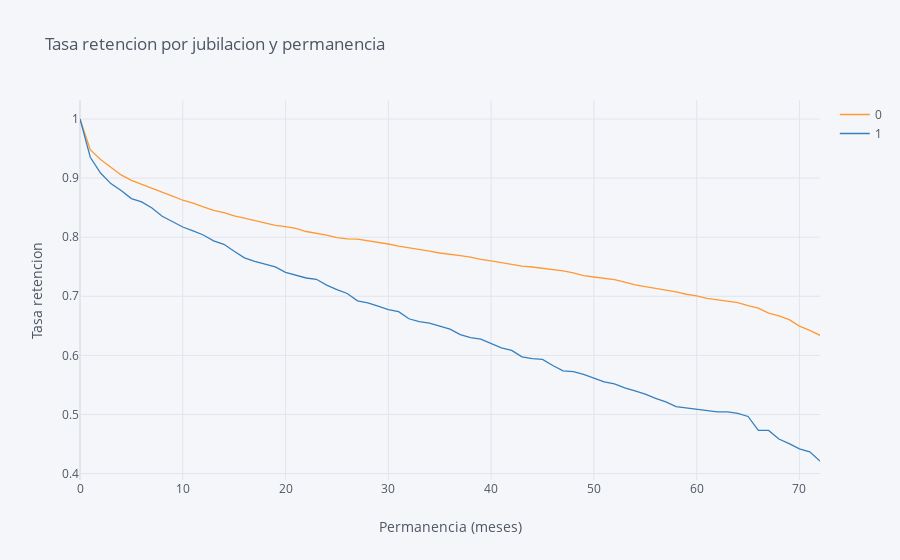

Write notebook code for a chart like this one.
### Code cell
rates=survival(data, 'SeniorCitizen', 'tenure', 'ChurnBinary')
rates.iplot(kind='line', xTitle='Permanencia (meses)', 
            yTitle='Tasa retencion', title='Tasa retencion por jubilacion y permanencia')

### Figure 1 — Plotly figure (JSON) as saved in the notebook; plotly's stock layout.template omitted (floating-point values rounded to 4 significant figures)
{"data": [{"line": {"color": "rgba(255, 153, 51, 1.0)", "dash": "solid", "shape": "linear", "width": 1.3}, "mode": "lines", "name": "0", "text": "", "type": "scatter", "x": [0, 1, 2, 3, 4, 5, 6, 7, 8, 9, 10, 11, 12, 13, 14, 15, 16, 17, 18, 19, 20, 21, 22, 23, 24, 25, 26, 27, 28, 29, 30, 31, 32, 33, 34, 35, 36, 37, 38, 39, 40, 41, 42, 43, 44, 45, 46, 47, 48, 49, 50, 51, 52, 53, 54, 55, 56, 57, 58, 59, 60, 61, 62, 63, 64, 65, 66, 67, 68, 69, 70, 71, 72], "y": [1, 0.948, 0.9316, 0.9183, 0.9054, 0.8962, 0.8898, 0.8821, 0.8769, 0.8695, 0.8625, 0.8576, 0.8512, 0.8453, 0.8414, 0.836, 0.8323, 0.8278, 0.8235, 0.82, 0.8179, 0.8151, 0.8096, 0.8069, 0.8035, 0.7994, 0.7971, 0.7966, 0.7942, 0.7915, 0.7885, 0.7849, 0.7823, 0.7794, 0.7765, 0.7733, 0.7714, 0.769, 0.7662, 0.7623, 0.7601, 0.7571, 0.7534, 0.7509, 0.7495, 0.7477, 0.7459, 0.7429, 0.7398, 0.7351, 0.7326, 0.7309, 0.7284, 0.7239, 0.7193, 0.7164, 0.7135, 0.711, 0.7073, 0.7035, 0.7006, 0.6965, 0.694, 0.6913, 0.6892, 0.684, 0.68, 0.6715, 0.6668, 0.6605, 0.6496, 0.6423, 0.6339]}, {"line": {"color": "rgba(55, 128, 191, 1.0)", "dash": "solid", "shape": "linear", "width": 1.3}, "mode": "lines", "name": "1", "text": "", "type": "scatter", "x": [0, 1, 2, 3, 4, 5, 6, 7, 8, 9, 10, 11, 12, 13, 14, 15, 16, 17, 18, 19, 20, 21, 22, 23, 24, 25, 26, 27, 28, 29, 30, 31, 32, 33, 34, 35, 36, 37, 38, 39, 40, 41, 42, 43, 44, 45, 46, 47, 48, 49, 50, 51, 52, 53, 54, 55, 56, 57, 58, 59, 60, 61, 62, 63, 64, 65, 66, 67, 68, 69, 70, 71, 72], "y": [1, 0.9352, 0.9086, 0.8907, 0.879, 0.8653, 0.8597, 0.8495, 0.8354, 0.8268, 0.8172, 0.8105, 0.8037, 0.7939, 0.788, 0.7761, 0.7651, 0.759, 0.7539, 0.7498, 0.7404, 0.7352, 0.7309, 0.7288, 0.719, 0.7113, 0.7047, 0.6924, 0.689, 0.6833, 0.6775, 0.6739, 0.6619, 0.6571, 0.6546, 0.6495, 0.6444, 0.6353, 0.63, 0.6274, 0.6193, 0.6125, 0.6084, 0.5974, 0.5946, 0.5931, 0.5829, 0.5739, 0.5724, 0.5678, 0.5616, 0.5551, 0.5518, 0.5451, 0.5399, 0.5346, 0.5272, 0.5214, 0.5133, 0.5112, 0.5091, 0.5069, 0.5045, 0.5045, 0.502, 0.4966, 0.473, 0.473, 0.4584, 0.4506, 0.4419, 0.4369, 0.4213]}], "layout": {"legend": {"bgcolor": "#F5F6F9", "font": {"color": "#4D5663"}}, "paper_bgcolor": "#F5F6F9", "plot_bgcolor": "#F5F6F9", "title": {"font": {"color": "#4D5663"}, "text": "Tasa retencion por jubilacion y permanencia"}, "xaxis": {"gridcolor": "#E1E5ED", "showgrid": true, "tickfont": {"color": "#4D5663"}, "title": {"font": {"color": "#4D5663"}, "text": "Permanencia (meses)"}, "zerolinecolor": "#E1E5ED"}, "yaxis": {"gridcolor": "#E1E5ED", "showgrid": true, "tickfont": {"color": "#4D5663"}, "title": {"font": {"color": "#4D5663"}, "text": "Tasa retencion"}, "zerolinecolor": "#E1E5ED"}}}
